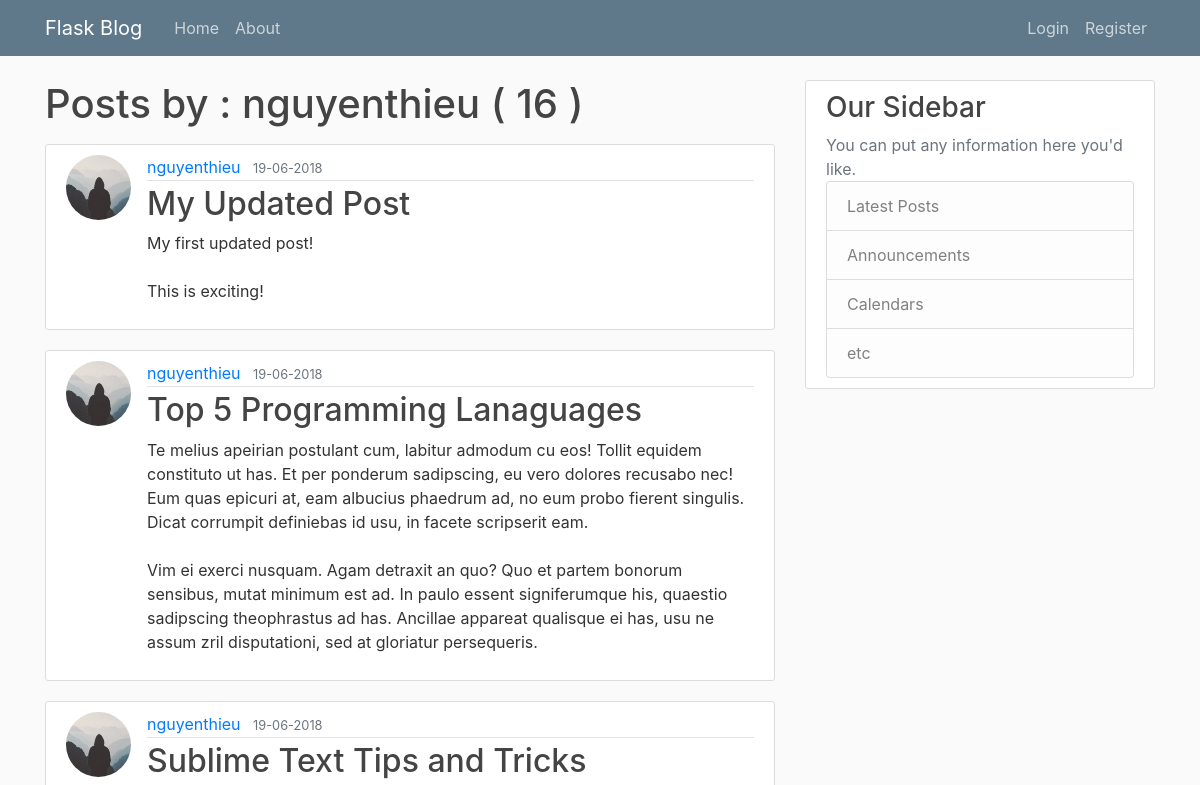
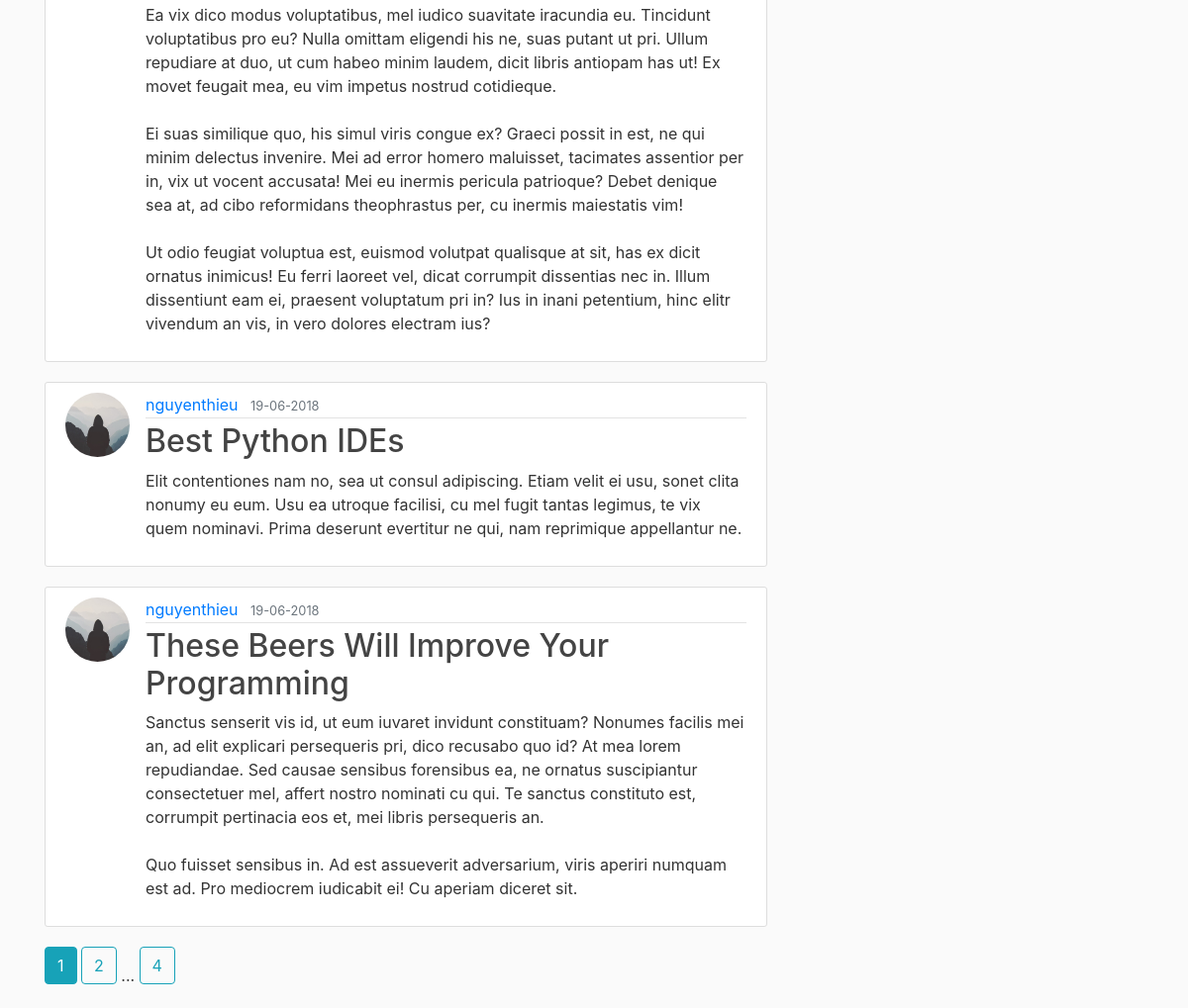
Screenshot of /user/nguyenthieu with the database file from the repository (2 pictures, top to bottom).
### flaskblog/models.py (models this page shows, shortened)
class User(db.Model, UserMixin):
    id = db.Column(db.Integer, primary_key=True)
    username = db.Column(db.String(24), unique=True, nullable=False)
    email = db.Column(db.String(120), unique=True, nullable=False)
    image_file = db.Column(db.String(20), nullable=False, default='default.jpg')
    password = db.Column(db.String(60), nullable=False)
    posts = db.relationship('Post', backref="author", lazy=True)

class Post(db.Model):
    id = db.Column(db.Integer, primary_key=True)
    title = db.Column(db.String(120), nullable=False)
    date_posted = db.Column(db.DateTime, nullable=False, default=datetime.utcnow())
    content = db.Column(db.Text, nullable=False)
    user_id = db.Column(db.Integer, db.ForeignKey("user.id"), nullable=False)

### flaskblog/users/routes.py (the view)
@users.route("/user/<string:username>")
def user_posts(username):
    page = request.args.get('page', 1, type=int)
    user = User.query.filter_by(username=username).first_or_404()
    posts = Post.query.filter_by(author=user)\
        .order_by(Post.date_posted.desc())\
        .paginate(page=page, per_page=5)
    return render_template("user_posts.html", posts = posts, user=user)

### flaskblog/templates/user_posts.html
{% extends "layout.html" %}
{% block content %}
<h1 class="mb-3">Posts by : {{ user.username }} ( {{ posts.total }} ) </h1>
{% for post in posts.items %}
<article class="media content-section">
    <img src="{{ url_for('static', filename='images/profile/' + post.author.image_file) }}" alt="" class="rounded-circle article-img" />
    <div class="media-body">
        <div class="article-metadata">
            <a class="mr-2" href="{{ url_for('users.user_posts', username=post.author.username) }}">{{ post.author.username }}</a>
            <small class="text-muted">{{ post.date_posted.strftime('%d-%m-%Y') }}</small>
        </div>
        <h2><a class="article-title" href="{{ url_for('posts.post', post_id=post.id) }}">{{ post.title }}</a></h2>
        <p class="article-content">{{ post.content }}</p>
    </div>
</article>
{% endfor %}
{% for page_num in posts.iter_pages(left_edge=1, right_edge=1, left_current=1, right_current=2) %}
    {% if page_num %}
        {% if posts.page == page_num %}
            <a href="{{ url_for('users.user_posts', username=user.username, page=page_num) }}" class="btn btn-info mb-4"> {{page_num}} </a>
        {% else %}
            <a href="{{ url_for('users.user_posts', username=user.username, page=page_num) }}" class="btn btn-outline-info mb-4"> {{page_num}} </a>
        {% endif %}
    {% else %}
        ...
    {% endif %}
{% endfor %}
{% endblock content %}

### flaskblog/static/main.css (style rules this page uses)
body { background: #fafafa; color: #333333; margin-top: 5rem; }
h1, h2, h3, h4, h5, h6 { color: #444444; }
.content-section { background: #ffffff; padding: 10px 20px; border: 1px solid #dddddd; border-radius: 3px; margin-bottom: 20px; }
.article-title { color: #444444; }
.article-content { white-space: pre-line; }
.article-img { height: 65px; width: 65px; margin-right: 16px; }
.article-metadata { padding-bottom: 1px; margin-bottom: 4px; border-bottom: 1px solid #e3e3e3 }

### rows the page displays
User: username "nguyenthieu"
Post: image_file (placeholder picture), author.username "nguyenthieu", date_posted "19-06-2018", title "My Updated Post", content "My first updated post! This is exciting!"
Post: image_file (placeholder picture), author.username "nguyenthieu", date_posted "19-06-2018", title "Top 5 Programming Lanaguages", content "Te melius apeirian postulant cum, labitur admodum cu eos! Tollit equidem constituto ut has. Et per ponderum sadipscing, eu vero dolores recusabo nec! Eum quas epicuri at, eam albucius phaedrum ad, no eum probo fierent singulis. Dicat corrumpit definiebas id usu, in facete scripserit eam. Vim ei exerci nusquam. Agam detraxit an quo? Quo et partem bonorum sensibus, mutat minimum est ad. In paulo essent signiferumque his, quaestio sadipscing theophrastus ad has. Ancillae appareat qualisque ei has, usu ne assum zril disputationi, sed at gloriatur persequeris."
Post: image_file (placeholder picture), author.username "nguyenthieu", date_posted "19-06-2018", title "Sublime Text Tips and Tricks", content "Ea vix dico modus voluptatibus, mel iudico suavitate iracundia eu. Tincidunt voluptatibus pro eu? Nulla omittam eligendi his ne, suas putant ut pri. Ullum repudiare at duo, ut cum habeo minim laudem, dicit libris antiopam has ut! Ex movet feugait mea, eu vim impetus nostrud cotidieque. Ei suas similique quo, his simul viris congue ex? Graeci possit in est, ne qui minim delectus invenire. Mei ad error homero maluisset, tacimates assentior per in, vix ut vocent accusata! Mei eu inermis pericula patrioque? Debet denique sea at, ad cibo reformidans theophrastus per, cu inermis maiestatis vim! Ut odio feugiat voluptua est, euismod volutpat qualisque at sit, has ex dicit ornatus inimicus! Eu…"
Post: image_file (placeholder picture), author.username "nguyenthieu", date_posted "19-06-2018", title "Best Python IDEs", content "Elit contentiones nam no, sea ut consul adipiscing. Etiam velit ei usu, sonet clita nonumy eu eum. Usu ea utroque facilisi, cu mel fugit tantas legimus, te vix quem nominavi. Prima deserunt evertitur ne qui, nam reprimique appellantur ne."
Post: image_file (placeholder picture), author.username "nguyenthieu", date_posted "19-06-2018", title "These Beers Will Improve Your Programming", content "Sanctus senserit vis id, ut eum iuvaret invidunt constituam? Nonumes facilis mei an, ad elit explicari persequeris pri, dico recusabo quo id? At mea lorem repudiandae. Sed causae sensibus forensibus ea, ne ornatus suscipiantur consectetuer mel, affert nostro nominati cu qui. Te sanctus constituto est, corrumpit pertinacia eos et, mei libris persequeris an. Quo fuisset sensibus in. Ad est assueverit adversarium, viris aperiri numquam est ad. Pro mediocrem iudicabit ei! Cu aperiam diceret sit."

### other values shown
{{ posts.total }} "16"
{{ page_num }} "1"
{{ page_num }} "2" "4"
